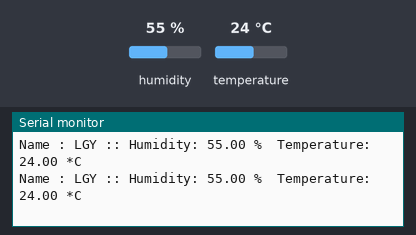
A sketch run on a simulated ESP32. Shown: the last lines printed to the serial monitor. The test bench sets the inputs (shaded band); at power-on: humidity 55 %, temperature 24 °C.

Above: at 2.8 s.
2.9 s: humidity set to 22 %
At 5.2 s:
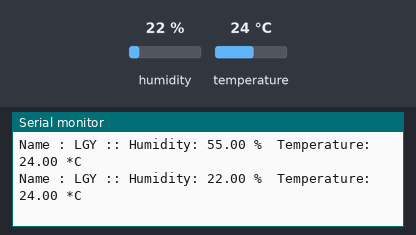
5.6 s: temperature set to 12 °C
At 7.6 s:
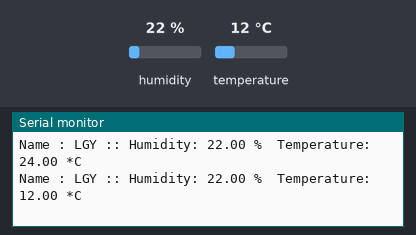
8.3 s: humidity set to 40 %
At 11.1 s:
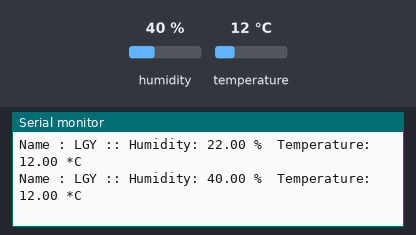
Timing chart, 0 to 12.6 s (numbered marks = the images above; inputs shaded):
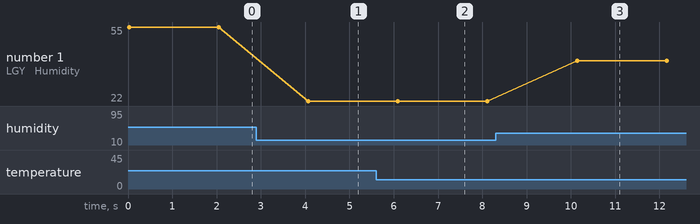

Measured:
- after the input at 2.9 s, the serial monitor: prints a new line after 1.2 s (image 1)
- after the input at 5.6 s, the serial monitor: prints a new line after 0.49 s (image 2)
- after the input at 8.3 s, the serial monitor: prints a new line after 1.8 s (image 3)
- plotted number 1: 55 → 22 after the input at 2.9 s, 22 → 40 after the input at 8.3 s

The sketch:

dht11.ino
```cpp
#include <DHT.h>
#define DHTPIN 27
#define DHTTYPE DHT11
DHT dht(DHTPIN, DHTTYPE);

void setup() {
  Serial.begin(115200);
  dht.begin();

}

void loop(void) {
  float t = dht.readTemperature();
  float h = dht.readHumidity();

    Serial.print("Name : LGY :: Humidity: ");
    Serial.print(h);
    Serial.print(" %\t");
    Serial.print("Temperature: ");
    Serial.print(t);
    Serial.println(" *C");

delay(2000);

}
```
